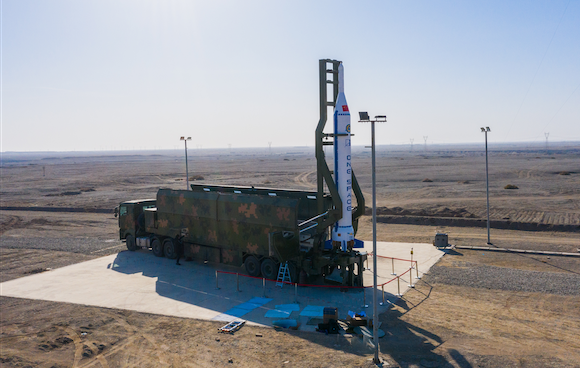
#> input picture 学习背景图.png, 580 x 368 px, found by its file name
$ python resize_image.py
#> lines starting #> are read from the running program, lines starting #| are printed output that depends on the picture
from PIL import Image
import cv2
import numpy as np
import os
import sys

try:
    # 检查输入文件是否存在
    input_file = '学习背景图.png'
    if not os.path.exists(input_file):
        raise FileNotFoundError(f'输入文件 {input_file} 不存在')

    print(f'正在读取图片: {input_file}')
    original_img = cv2.imread(input_file)
#> original_img is the input picture: shape (368, 580, 3); mean B, G, R 152.4, 147.8, 146.5
    if original_img is None:
        raise ValueError('无法读取图片，请确保图片格式正确')

    print('正在进行图像预处理 - 降噪')
    denoised = cv2.fastNlMeansDenoisingColored(original_img, None, 10, 10, 7, 21)
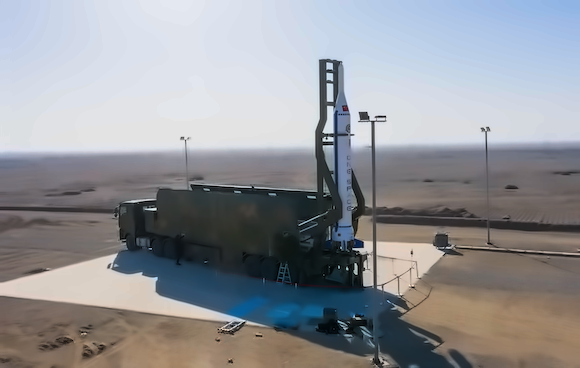
#> denoised: shape (368, 580, 3); mean B, G, R 152.2, 147.7, 146.1

    print('正在进行图像锐化')
    kernel = np.array([[-1, -1, -1],
                      [-1, 9, -1],
                      [-1, -1, -1]])
    sharpened = cv2.filter2D(denoised, -1, kernel)
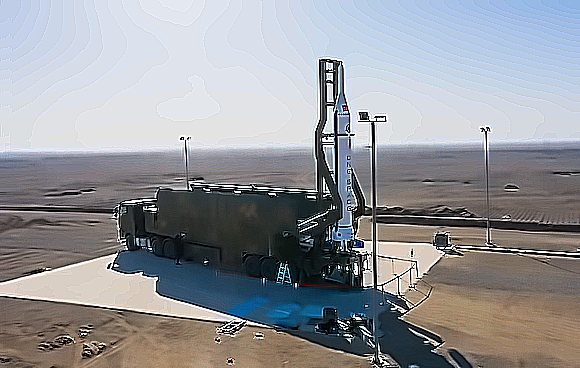
#> sharpened: shape (368, 580, 3); mean B, G, R 153.9, 149.6, 147.9

    print('正在应用超分辨率算法')
    scale_factor = 2
    sr = cv2.dnn_superres.DnnSuperResImpl_create()
    model_path = 'EDSR_x2.pb'
    if not os.path.exists(model_path):
        raise FileNotFoundError(f'EDSR模型文件 {model_path} 不存在，请确保已下载')

    sr.readModel(model_path)
    sr.setModel('edsr', scale_factor)
    upscaled = sr.upsample(sharpened)

    print('正在调整图片尺寸')
    final_img = cv2.resize(upscaled, (1920, 1080), interpolation=cv2.INTER_LANCZOS4)

    print('正在优化对比度和亮度')
    alpha = 1.2  # 稍微降低对比度
    beta = 10    # 稍微降低亮度
    final_img = cv2.convertScaleAbs(final_img, alpha=alpha, beta=beta)

    output_file = '学习背景图-超清.png'
    print(f'正在保存处理后的图片: {output_file}')
    success = cv2.imwrite(output_file, final_img, [cv2.IMWRITE_PNG_COMPRESSION, 0])
    if not success:
        raise IOError('保存图片失败')

    print('图片处理完成！')

except Exception as e:
    print(f'错误: {str(e)}')
#> (the run stopped early here; a loop or call above may not have finished)
